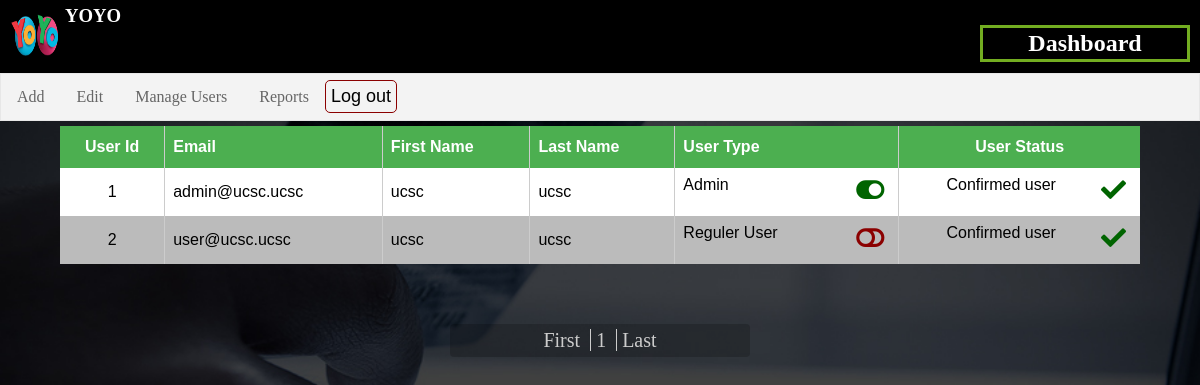
Page /admin/user-permission.php (signed in) on the earlier database version.
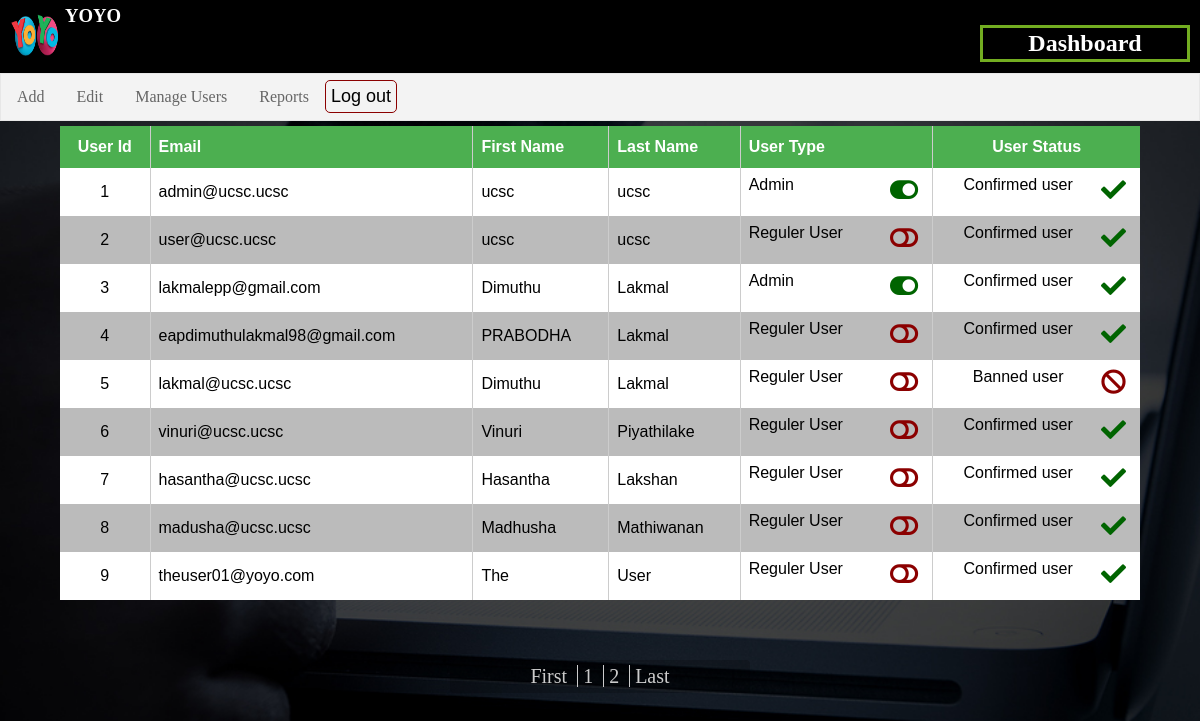
Same page on the later database version.
### tables this page shows
CREATE TABLE `user` (
  `userId` int(11) NOT NULL,
  `email` varchar(255) NOT NULL,
  `fName` varchar(255) NOT NULL,
  `lName` varchar(255) NOT NULL,
  `tp` int(10) NOT NULL,
  `password` varchar(255) NOT NULL,
  `status` tinyint(1) NOT NULL,
  `type` tinyint(1) NOT NULL
);

### admin/user-permission.php (the view, shortened to what this page needs)
<?php require_once("include/top.php"); ?>
	<div class="main">
		<table nae="user" id="user" align="center">
			<tr>
				<th>User Id</th>
				<th>Email</th>
				<th>First Name</th>
				<th>Last Name</th>
				<th>User Type</th>
				<th>User Status</th>
			</tr>
		<?php
			if (isset($_GET['l'])) {
				$limit = $_GET['l'];
			}else if (!isset($limit)) {
				$limit = 0;
			}
			$sql = "SELECT * FROM user LIMIT {$limit}, " . ($limit + 15) . " ;";
			$query = $conn->query($sql);
			while ($result = $query->fetch_assoc()) {
				echo "<tr>";
				echo "<td>{$result['userId']}</td>";
				echo "<td>{$result['email']}</td>";
				echo "<td>{$result['fName']}</td>";
				echo "<td>{$result['lName']}</td>";
				switch ($result['type']) {
					case 0:
						echo "<td>Admin <form method='post'><button type='submit' name='toggleUser' value='{$result['userId']}'><i class='icon-btn fas fa-toggle-on'></i></button></form></td>";
						break;
					default:
						echo "<td>Reguler User <form method='post'><button type='submit' name='toggleAdmin' value='{$result['userId']}'><i class='icon-btn fas fa-toggle-off'></i></button></form></td>";
						break;
				}
				switch ($result['status']) {
					case 1:
						echo "<td>Confirmed user <form method='post'><button type='submit' name='ban' value='{$result['userId']}'><i class='icon-btn fas fa-check'></i></button></form></td>";
						break;
					case 2:
						echo "<td>Banned user <form method='post'><button type='submit' name='unban' value='{$result['userId']}'><i class='icon-btn fas fa-ban'></i></button></form></td>";
						break;
				}
				echo "</tr>";
			}
		 ?>
		</table>
		<div class="table-navigation">
			<div>
				<?php
					$sql = "SELECT COUNT(userId) FROM user;";
					$query = ($conn->query($sql))->fetch_array();
				 ?>
				<a href="<?php echo $_SERVER['PHP_SELF']  . '?l=0'; ?>"><span>First</span></a>
				<a href="<?php echo $_SERVER['PHP_SELF']  . '?l=' . ($limit + 1); ?>"><span><?php echo $limit + 1; ?></span></a>
				<?php if($query[0] > $limit + 2) {echo "<a href='{$_SERVER['PHP_SELF']}?l=" . ($limit + 2). "'><span>" . ($limit + 2) . "</span></a>";} ?>
				<a href="<?php echo $_SERVER['PHP_SELF']  . '?l=' . $query[0]; ?>"><span>Last</span></a>
			</div>
		</div>
	</div>
<?php require_once("include/bottom.php"); ?>

Differences in the rows shown:
added user: userId "3", email "lakmalepp@gmail.com", fName "Dimuthu", lName "Lakmal"
added user: userId "4", email "eapdimuthulakmal98@gmail.com", fName "PRABODHA", lName "Lakmal"
added user: userId "5", email "lakmal@ucsc.ucsc", fName "Dimuthu", lName "Lakmal"
added user: userId "6", email "vinuri@ucsc.ucsc", fName "Vinuri", lName "Piyathilake"
added user: userId "7", email "hasantha@ucsc.ucsc", fName "Hasantha", lName "Lakshan"
added user: userId "8", email "madusha@ucsc.ucsc", fName "Madhusha", lName "Mathiwanan"
added user: userId "9", email "theuser01@yoyo.com", fName "The", lName "User"
Other differences:
$limit + 2: (not shown) → "2"
